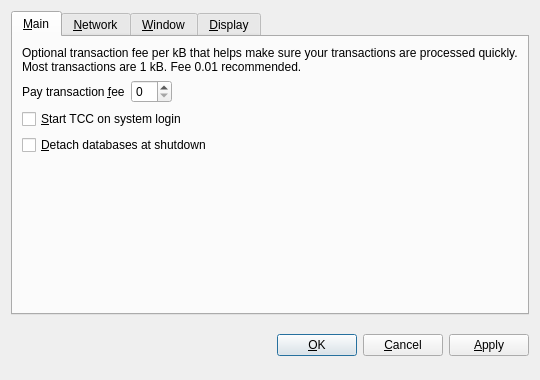
<?xml version="1.0" encoding="UTF-8"?>
<ui version="4.0">
 <class>OptionsDialog</class>
 <widget class="QDialog" name="OptionsDialog">
  <property name="geometry">
   <rect>
    <x>0</x>
    <y>0</y>
    <width>540</width>
    <height>380</height>
   </rect>
  </property>
  <property name="windowTitle">
   <string>Options</string>
  </property>
  <property name="modal">
   <bool>true</bool>
  </property>
  <layout class="QVBoxLayout" name="verticalLayout">
   <item>
    <widget class="QTabWidget" name="tabWidget">
     <property name="tabPosition">
      <enum>QTabWidget::North</enum>
     </property>
     <property name="currentIndex">
      <number>0</number>
     </property>
     <widget class="QWidget" name="tabMain">
      <attribute name="title">
       <string>&amp;Main</string>
      </attribute>
      <layout class="QVBoxLayout" name="verticalLayout_Main">
       <item>
        <widget class="QLabel" name="transactionFeeInfoLabel">
         <property name="text">
          <string>Optional transaction fee per kB that helps make sure your transactions are processed quickly. Most transactions are 1 kB. Fee 0.01 recommended.</string>
         </property>
         <property name="textFormat">
          <enum>Qt::PlainText</enum>
         </property>
         <property name="wordWrap">
          <bool>true</bool>
         </property>
        </widget>
       </item>
       <item>
        <layout class="QHBoxLayout" name="horizontalLayout_Main">
         <item>
          <widget class="QLabel" name="transactionFeeLabel">
           <property name="text">
            <string>Pay transaction &amp;fee</string>
           </property>
           <property name="textFormat">
            <enum>Qt::PlainText</enum>
           </property>
           <property name="buddy">
            <cstring>transactionFee</cstring>
           </property>
          </widget>
         </item>
         <item>
          <widget class="BitcoinAmountField" name="transactionFee"/>
         </item>
         <item>
          <spacer name="horizontalSpacer_Main">
           <property name="orientation">
            <enum>Qt::Horizontal</enum>
           </property>
           <property name="sizeHint" stdset="0">
            <size>
             <width>40</width>
             <height>20</height>
            </size>
           </property>
          </spacer>
         </item>
        </layout>
       </item>
       <item>
        <widget class="QCheckBox" name="bitcoinAtStartup">
         <property name="toolTip">
          <string>Automatically start TCC after logging in to the system.</string>
         </property>
         <property name="text">
          <string>&amp;Start TCC on system login</string>
         </property>
        </widget>
       </item>
       <item>
        <widget class="QCheckBox" name="detachDatabases">
         <property name="toolTip">
          <string>Detach block and address databases at shutdown. This means they can be moved to another data directory, but it slows down shutdown. The wallet is always detached.</string>
         </property>
         <property name="text">
          <string>&amp;Detach databases at shutdown</string>
         </property>
        </widget>
       </item>
       <item>
        <spacer name="verticalSpacer_Main">
         <property name="orientation">
          <enum>Qt::Vertical</enum>
         </property>
         <property name="sizeHint" stdset="0">
          <size>
           <width>20</width>
           <height>40</height>
          </size>
         </property>
        </spacer>
       </item>
      </layout>
     </widget>
     <widget class="QWidget" name="tabNetwork">
      <attribute name="title">
       <string>&amp;Network</string>
      </attribute>
      <layout class="QVBoxLayout" name="verticalLayout_Network">
       <item>
        <widget class="QCheckBox" name="mapPortUpnp">
         <property name="toolTip">
          <string>Automatically open the TCC client port on the router. This only works when your router supports UPnP and it is enabled.</string>
         </property>
         <property name="text">
          <string>Map port using &amp;UPnP</string>
         </property>
        </widget>
       </item>
       <item>
        <widget class="QCheckBox" name="connectSocks">
         <property name="toolTip">
          <string>Connect to the TCC network through a SOCKS proxy (e.g. when connecting through Tor).</string>
         </property>
         <property name="text">
          <string>&amp;Connect through SOCKS proxy:</string>
         </property>
        </widget>
       </item>
       <item>
        <layout class="QHBoxLayout" name="horizontalLayout_Network">
         <item>
          <widget class="QLabel" name="proxyIpLabel">
           <property name="text">
            <string>Proxy &amp;IP:</string>
           </property>
           <property name="textFormat">
            <enum>Qt::PlainText</enum>
           </property>
           <property name="buddy">
            <cstring>proxyIp</cstring>
           </property>
          </widget>
         </item>
         <item>
          <widget class="QValidatedLineEdit" name="proxyIp">
           <property name="maximumSize">
            <size>
             <width>140</width>
             <height>16777215</height>
            </size>
           </property>
           <property name="toolTip">
            <string>IP address of the proxy (e.g. 127.0.0.1)</string>
           </property>
          </widget>
         </item>
         <item>
          <widget class="QLabel" name="proxyPortLabel">
           <property name="text">
            <string>&amp;Port:</string>
           </property>
           <property name="textFormat">
            <enum>Qt::PlainText</enum>
           </property>
           <property name="buddy">
            <cstring>proxyPort</cstring>
           </property>
          </widget>
         </item>
         <item>
          <widget class="QLineEdit" name="proxyPort">
           <property name="maximumSize">
            <size>
             <width>55</width>
             <height>16777215</height>
            </size>
           </property>
           <property name="toolTip">
            <string>Port of the proxy (e.g. 9050)</string>
           </property>
          </widget>
         </item>
         <item>
          <widget class="QLabel" name="socksVersionLabel">
           <property name="text">
            <string>SOCKS &amp;Version:</string>
           </property>
           <property name="textFormat">
            <enum>Qt::PlainText</enum>
           </property>
           <property name="buddy">
            <cstring>socksVersion</cstring>
           </property>
          </widget>
         </item>
         <item>
          <widget class="QValueComboBox" name="socksVersion">
           <property name="toolTip">
            <string>SOCKS version of the proxy (e.g. 5)</string>
           </property>
          </widget>
         </item>
         <item>
          <spacer name="horizontalSpacer_Network">
           <property name="orientation">
            <enum>Qt::Horizontal</enum>
           </property>
           <property name="sizeHint" stdset="0">
            <size>
             <width>40</width>
             <height>20</height>
            </size>
           </property>
          </spacer>
         </item>
        </layout>
       </item>
       <item>
        <spacer name="verticalSpacer_Network">
         <property name="orientation">
          <enum>Qt::Vertical</enum>
         </property>
         <property name="sizeHint" stdset="0">
          <size>
           <width>20</width>
           <height>40</height>
          </size>
         </property>
        </spacer>
       </item>
      </layout>
     </widget>
     <widget class="QWidget" name="tabWindow">
      <attribute name="title">
       <string>&amp;Window</string>
      </attribute>
      <layout class="QVBoxLayout" name="verticalLayout_Window">
       <item>
        <widget class="QCheckBox" name="minimizeToTray">
         <property name="toolTip">
          <string>Show only a tray icon after minimizing the window.</string>
         </property>
         <property name="text">
          <string>&amp;Minimize to the tray instead of the taskbar</string>
         </property>
        </widget>
       </item>
       <item>
        <widget class="QCheckBox" name="minimizeOnClose">
         <property name="toolTip">
          <string>Minimize instead of exit the application when the window is closed. When this option is enabled, the application will be closed only after selecting Quit in the menu.</string>
         </property>
         <property name="text">
          <string>M&amp;inimize on close</string>
         </property>
        </widget>
       </item>
       <item>
        <spacer name="verticalSpacer_Window">
         <property name="orientation">
          <enum>Qt::Vertical</enum>
         </property>
         <property name="sizeHint" stdset="0">
          <size>
           <width>20</width>
           <height>40</height>
          </size>
         </property>
        </spacer>
       </item>
      </layout>
     </widget>
     <widget class="QWidget" name="tabDisplay">
      <attribute name="title">
       <string>&amp;Display</string>
      </attribute>
      <layout class="QVBoxLayout" name="verticalLayout_Display">
       <item>
        <layout class="QHBoxLayout" name="horizontalLayout_1_Display">
         <item>
          <widget class="QLabel" name="langLabel">
           <property name="text">
            <string>User Interface &amp;language:</string>
           </property>
           <property name="textFormat">
            <enum>Qt::PlainText</enum>
           </property>
           <property name="buddy">
            <cstring>lang</cstring>
           </property>
          </widget>
         </item>
         <item>
          <widget class="QValueComboBox" name="lang">
           <property name="toolTip">
            <string>The user interface language can be set here. This setting will take effect after restarting TCC.</string>
           </property>
          </widget>
         </item>
        </layout>
       </item>
       <item>
        <layout class="QHBoxLayout" name="horizontalLayout_2_Display">
         <item>
          <widget class="QLabel" name="unitLabel">
           <property name="text">
            <string>&amp;Unit to show amounts in:</string>
           </property>
           <property name="textFormat">
            <enum>Qt::PlainText</enum>
           </property>
           <property name="buddy">
            <cstring>unit</cstring>
           </property>
          </widget>
         </item>
         <item>
          <widget class="QValueComboBox" name="unit">
           <property name="toolTip">
            <string>Choose the default subdivision unit to show in the interface and when sending coins.</string>
           </property>
          </widget>
         </item>
        </layout>
       </item>
       <item>
        <widget class="QCheckBox" name="displayAddresses">
         <property name="toolTip">
          <string>Whether to show TCC addresses in the transaction list or not.</string>
         </property>
         <property name="text">
          <string>&amp;Display addresses in transaction list</string>
         </property>
        </widget>
       </item>
       <item>
        <spacer name="verticalSpacer_Display">
         <property name="orientation">
          <enum>Qt::Vertical</enum>
         </property>
         <property name="sizeHint" stdset="0">
          <size>
           <width>20</width>
           <height>40</height>
          </size>
         </property>
        </spacer>
       </item>
      </layout>
     </widget>
    </widget>
   </item>
   <item>
    <layout class="QHBoxLayout" name="horizontalLayout_Buttons">
     <item>
      <spacer name="horizontalSpacer_1">
       <property name="orientation">
        <enum>Qt::Horizontal</enum>
       </property>
       <property name="sizeHint" stdset="0">
        <size>
         <width>40</width>
         <height>48</height>
        </size>
       </property>
      </spacer>
     </item>
     <item>
      <widget class="QLabel" name="statusLabel">
       <property name="font">
        <font>
         <weight>75</weight>
         <bold>true</bold>
        </font>
       </property>
       <property name="text">
        <string/>
       </property>
       <property name="textFormat">
        <enum>Qt::PlainText</enum>
       </property>
       <property name="wordWrap">
        <bool>true</bool>
       </property>
      </widget>
     </item>
     <item>
      <spacer name="horizontalSpacer_2">
       <property name="orientation">
        <enum>Qt::Horizontal</enum>
       </property>
       <property name="sizeHint" stdset="0">
        <size>
         <width>40</width>
         <height>48</height>
        </size>
       </property>
      </spacer>
     </item>
     <item>
      <widget class="QPushButton" name="okButton">
       <property name="text">
        <string>&amp;OK</string>
       </property>
      </widget>
     </item>
     <item>
      <widget class="QPushButton" name="cancelButton">
       <property name="text">
        <string>&amp;Cancel</string>
       </property>
       <property name="autoDefault">
        <bool>false</bool>
       </property>
      </widget>
     </item>
     <item>
      <widget class="QPushButton" name="applyButton">
       <property name="text">
        <string>&amp;Apply</string>
       </property>
       <property name="autoDefault">
        <bool>false</bool>
       </property>
      </widget>
     </item>
    </layout>
   </item>
  </layout>
 </widget>
 <customwidgets>
  <customwidget>
   <class>BitcoinAmountField</class>
   <extends>QSpinBox</extends>
   <header>bitcoinamountfield.h</header>
  </customwidget>
  <customwidget>
   <class>QValueComboBox</class>
   <extends>QComboBox</extends>
   <header>qvaluecombobox.h</header>
  </customwidget>
  <customwidget>
   <class>QValidatedLineEdit</class>
   <extends>QLineEdit</extends>
   <header>qvalidatedlineedit.h</header>
  </customwidget>
 </customwidgets>
 <resources/>
 <connections/>
</ui>
